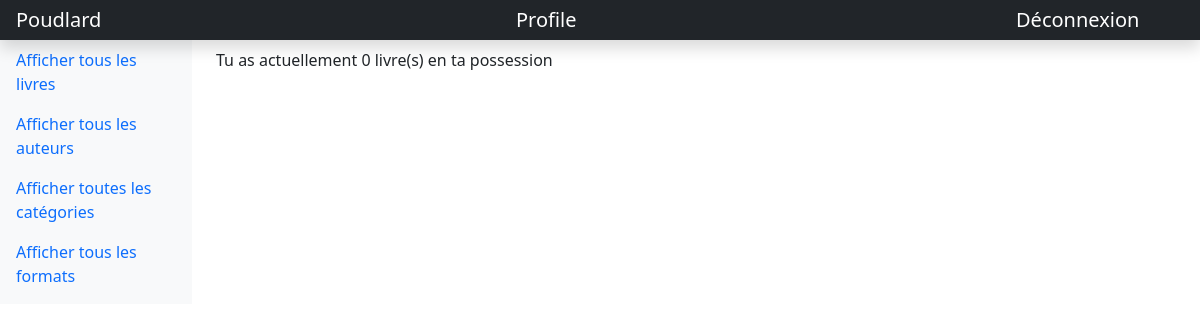
Before: /browse/accounts/profile/ (signed in) with the older database file.
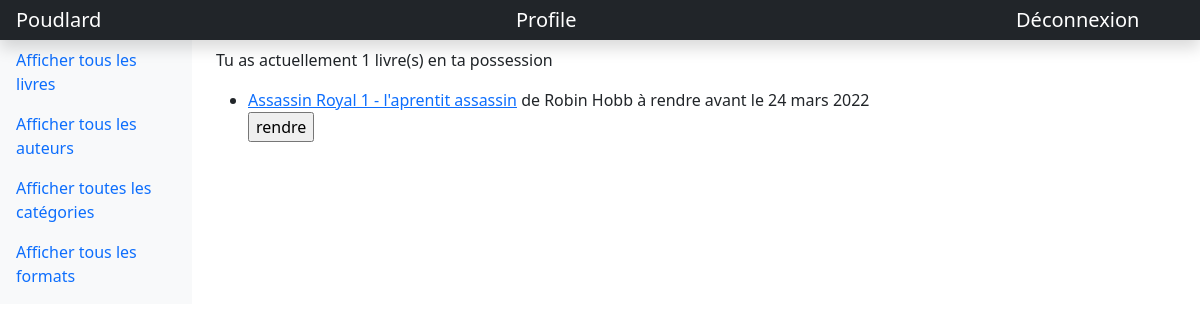
After: the same page with the newer database file.
### browse/models.py (models this page shows, shortened)
class Books(models.Model):
    book_id = models.AutoField(primary_key=True)
    title = models.CharField(max_length=200)
    is_borrowed = models.BooleanField(default=False)
    return_date = models.DateField(blank=True, null=True)
    ref = models.CharField(max_length=6, blank=True, null=True)
    image = models.CharField(blank=True, null=True, max_length=500)
    desc = models.TextField(max_length=10000, blank=True, null=True)
    author = models.ForeignKey(Author, on_delete=models.CASCADE)
    format = models.ForeignKey(Format, on_delete=models.CASCADE)
    language = models.ForeignKey(Language, on_delete=models.CASCADE)
    category = models.ForeignKey(Category, on_delete=models.CASCADE)
    borrowuser = models.ManyToManyField(User, blank=True, null=True)

class Author(models.Model):
    author_id = models.AutoField(primary_key=True)
    name = models.CharField(blank=True, null=True, max_length=20)
    firstname = models.CharField(max_length=20)
    def __str__(self):
        if self.name:
            chaine = str(self.firstname) + " " + str(self.name)
            return chaine
        return self.firstname

### browse/views.py (the view)
# urls.py: path('accounts/profile/', views.profile, name='profile'),
def profile(request):
    borrows = Books.objects.filter(borrowuser=request.user)
    template = loader.get_template('browse/profile.html')
    context = {'borrows': borrows, 'qte': len(borrows)}
    return HttpResponse(template.render(context, request))

### browse/templates/browse/profile.html (shortened to what this page needs)
{% extends "browse/index.html" %}
{% load static %}
{% load i18n %}
{% block content %}
<p>Tu as actuellement {{qte}} livre(s) en ta possession</p>
{% if  qte != 0 %}
    <ul>
    {% for book in borrows %}
        {% language 'fr' %}
        <li>
            <a href="/browse/books/{{ book.book_id }}/">{{book.title}}</a> de {{book.author}} à rendre avant le {{book.return_date|date:'d F Y'}}
            <form id="borrow" action="{% url 'browse:goback' book.book_id %}">
                <input type="submit" value="rendre">
            </form>
        </li>
        {% endlanguage %}
    {% endfor %}
    </ul>
{% endif %}
{% endblock %}

Changed rows visible on the page:
added Books: title "Assassin Royal 1 - l'aprentit assassin", author "Robin Hobb", return_date "24 mars 2022"
Other visible differences:
{{ qte }}: "0" → "1"
